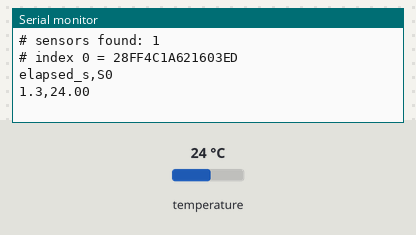
Bench run of a sketch on a simulated Arduino Uno, built with avr-gcc and run on an emulated ATmega328P. Shown: the last lines printed to the serial monitor. Inputs (shaded band) come from the test bench; at power-on: temperature 24 °C.

Above: at 1.7 s.
1.8 s: temperature set to 12 °C
At 11.5 s:
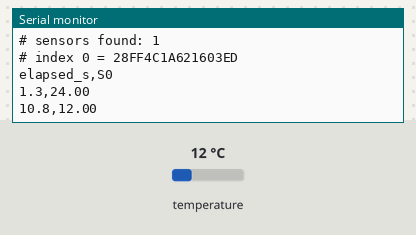
11.9 s: temperature set to 19 °C
At 21.5 s:
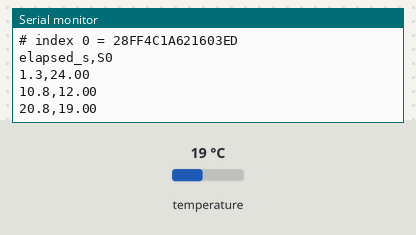

The sketch:

ds18b20_logger.ino
```cpp
/*
 * DS18B20 continuous logger - ISEF 26 PCM project
 *
 * Streams every sensor on the bus as CSV, once per interval, FOREVER.
 * It does NOT store anything on the Arduino - the PC-side logger
 * (serial_logger.py) writes the CSV to disk. This is what makes a
 * reliable 24 h run possible: the Uno's tiny RAM/EEPROM and its
 * auto-reset-on-serial-open cannot lose your data if the PC holds it.
 *
 * Wiring (same as the calibration sketch): all sensors parallel on D2,
 * 4.7k pull-up from D2 to 5V.  A reading of -127 / -128 means the read
 * FAILED - check that pull-up and the data wire first.
 *
 * Output format:
 *   # comment lines (sensor count, address map) - ignored by analysis
 *   elapsed_s,S0,S1,...     <- header
 *   12.3,29.06,29.01,...    <- data rows
 */

#include <OneWire.h>
#include <DallasTemperature.h>

const int ONE_WIRE_BUS = 2;
const unsigned long INTERVAL_MS = 10000UL;   // 10 s. Change if you want.

OneWire oneWire(ONE_WIRE_BUS);
DallasTemperature sensors(&oneWire);

int nDevices = 0;
unsigned long nextRead = 0;

void printAddress(DeviceAddress a) {
  for (uint8_t i = 0; i < 8; i++) {
    if (a[i] < 16) Serial.print('0');
    Serial.print(a[i], HEX);
  }
}

void setup() {
  Serial.begin(9600);
  delay(500);
  sensors.begin();
  sensors.setResolution(12);               // 0.0625 C
  sensors.setWaitForConversion(true);
  nDevices = sensors.getDeviceCount();

  Serial.print(F("# sensors found: "));
  Serial.println(nDevices);
  if (nDevices == 0) {
    Serial.println(F("# NONE FOUND - check the 4.7k pull-up between D2 and 5V"));
  }
  DeviceAddress addr;
  for (int i = 0; i < nDevices; i++) {
    if (sensors.getAddress(addr, i)) {
      Serial.print(F("# index "));
      Serial.print(i);
      Serial.print(F(" = "));
      printAddress(addr);
      Serial.println();
    }
  }

  Serial.print(F("elapsed_s"));
  for (int i = 0; i < nDevices; i++) { Serial.print(F(",S")); Serial.print(i); }
  Serial.println();
}

void loop() {
  if ((long)(millis() - nextRead) >= 0) {
    nextRead += INTERVAL_MS;
    sensors.requestTemperatures();

    Serial.print(millis() / 1000.0, 1);
    for (int i = 0; i < nDevices; i++) {
      float t = sensors.getTempCByIndex(i);
      Serial.print(',');
      Serial.print(t, 2);                  // -127/-128 here = failed read
    }
    Serial.println();
  }
}
```

Measured:
- after the input at 1.8 s, the serial monitor: prints a new line after 9.0 s (image 1)
- after the input at 11.9 s, the serial monitor: prints a new line after 8.9 s (image 2)
